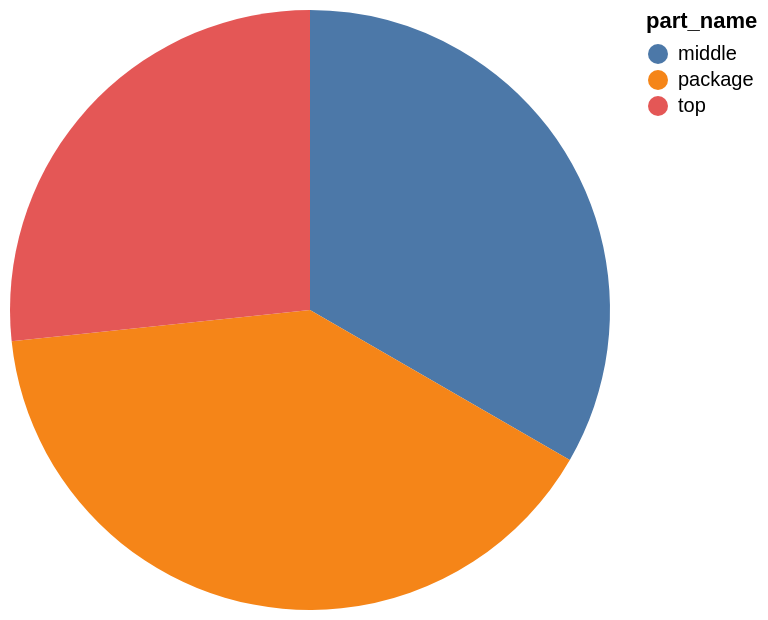

Source (Vega-Lite JSON):
### Vega-Lite specification from a JSON file in a GitHub repository (floating-point values rounded to 4 significant figures)
{"data": {"values": [{"x_data": "middle", "y_data": 5}, {"x_data": "package", "y_data": 6}, {"x_data": "top", "y_data": 4}]}, "mark": "arc", "encoding": {"theta": {"field": "y_data", "type": "quantitative", "title": "count(*)"}, "color": {"field": "x_data", "type": "nominal", "title": "part_name"}}}
